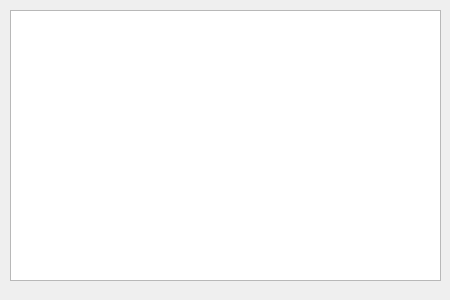
<?xml version="1.0" encoding="UTF-8"?>
<ui version="4.0">
 <class>invoice_browser</class>
 <widget class="QDialog" name="invoice_browser">
  <property name="geometry">
   <rect>
    <x>0</x>
    <y>0</y>
    <width>450</width>
    <height>300</height>
   </rect>
  </property>
  <property name="windowTitle">
   <string>Εκκρεμότητες Πελατών</string>
  </property>
  <widget class="QTableView" name="tableView">
   <property name="geometry">
    <rect>
     <x>10</x>
     <y>10</y>
     <width>431</width>
     <height>271</height>
    </rect>
   </property>
  </widget>
 </widget>
 <resources/>
 <connections/>
</ui>
